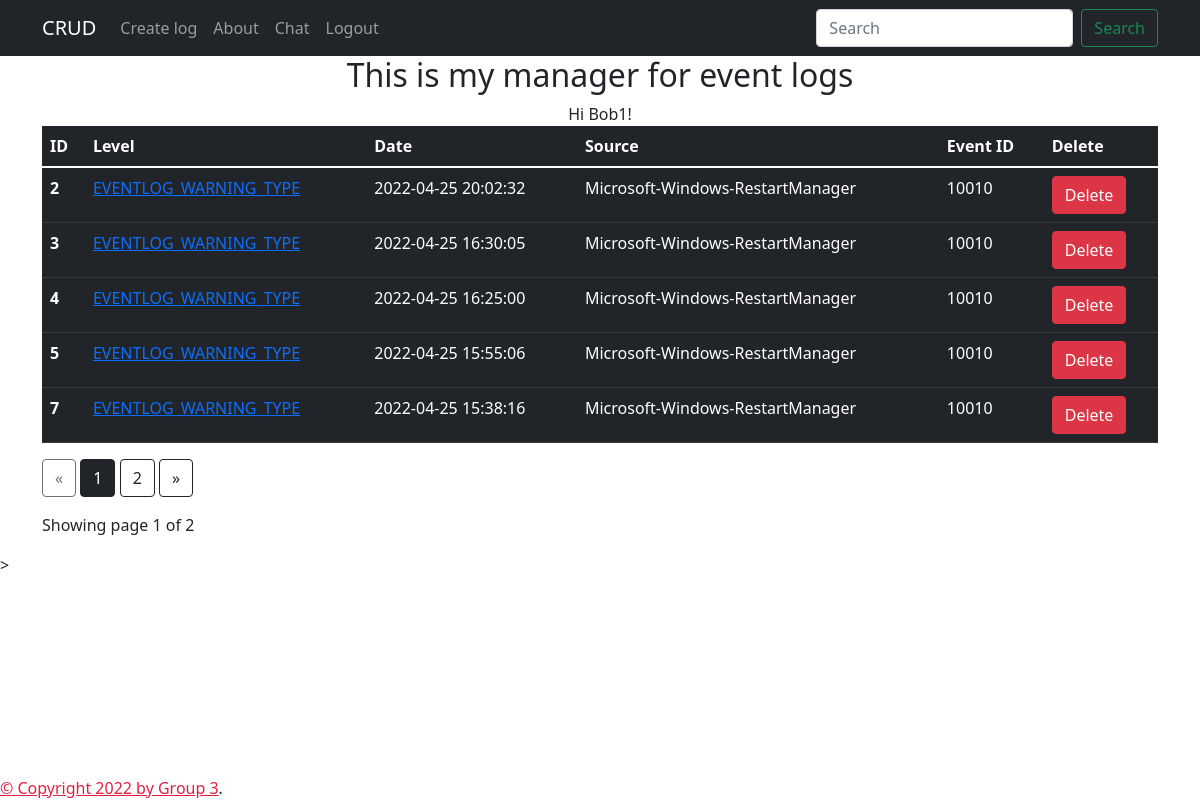
Screenshot of / (signed in) with the database file from the repository.
### models.py (models this page shows, shortened)
class User(db.Model, UserMixin):
    __tablename__ = "user"
    id = db.Column(db.Integer, primary_key=True)
    username = db.Column(db.String(80), unique=True, nullable=False)
    password = db.Column(db.String(300), nullable=False, unique=True)

class Events_model(db.Model):
    __tablename__ = 'event_errors'
    id = db.Column(db.Integer, primary_key=True)
    level = db.Column(db.String(80))
    date_time = db.Column(db.DateTime, default=datetime.utcnow)
    source = db.Column(db.String(80))
    event_id = db.Column(db.Integer())

### app.py (the view)
    @app.route('/')
    @login_required
    def home():
        page = request.args.get('page', type = int)
        application_logs = Events_model.query.paginate(page = page, per_page = 5)
        return render_template('index.html', application_logs=application_logs, name = current_user), 200

### app.py (called while the page is built)
@login_manager.user_loader
def load_user(user_id):
    return User.query.get(int(user_id))

### templates/index.html (shortened to what this page needs)
{% extends "base.html" %}
{% block content %}
<div class="container" style="text-align: center;width: 100%;">
    <h2> This is my manager for event logs</h2>
     Hi {{ current_user.username }}!
</div>
<div class = "container">
      <table class="table table-dark">
        <thead>
          <tr>
            <th scope="col">ID</th>
            <th scope="col">Level</th>
            <th scope="col">Date</th>
            <th scope="col">Source</th>
            <th scope="col">Event ID</th>
            <th scope="col">Delete</th>
          </tr>
        </thead>
        <tbody>
            {% for application_log in application_logs.items %}
        <a href="#">
          <tr>
            <th scope="row">{{application_log.id}}</th>
            <td><a href='/data/{{application_log.id}}/update'>{{application_log.level}}</a></td>
            <td>{{application_log.date_time}}</td>
            <td>{{application_log.source}}</td>
            <td>{{application_log.event_id}}</td>
            <td><a href='/data/{{application_log.id}}/delete' onclick="return confirm('Are you sure you want to delete this item?');" type="button" class="btn btn-danger">Delete</a></td>
          </tr>
        </a>
          {% endfor %}
        </tbody>
      </table>
<div class="text-right">
  <a href="{{ url_for('home', page=application_logs.prev_num) }}"
     class="btn btn-outline-dark
     {% if application_logs.page == 1 %}disabled{% endif %}">
      &laquo;
  </a>
  {% for page_num in application_logs.iter_pages(left_edge=1, right_edge=1, left_current=1, right_current=2) %}{% if page_num %}
          {% if application_logs.page == page_num %}
          <a href="{{ url_for('home', page=page_num) }}"
             class="btn btn-dark">
              {{ page_num }}
          </a>
          {% else %}
          <a href="{{ url_for('home', page=page_num) }}"
             class="btn btn-outline-dark">
              {{ page_num }}
          </a>
          {% endif %}
      {% else %}
          ...
      {% endif %}
  {% endfor %}    <a href="{{ url_for('home', page=application_logs.next_num) }}"
     class="btn btn-outline-dark
     {% if application_logs.page == application_logs.pages %}disabled{% endif %}">
      &raquo;
  </a>
</div>
<p class="text-right mt-3">
 Showing page {{ application_logs.page }} of {{ application_logs.pages }}
</p>
</div>>
{% endblock %}

### templates/base.html (shortened to what this page needs)
<!doctype html>
<html>
  <head>
    {% block head %}
    <link href="https://cdn.jsdelivr.net/npm/bootstrap@5.1.3/dist/css/bootstrap.min.css" rel="stylesheet">
    {% endblock %}
  </head>
  <body style="background: url('https://source.unsplash.com/twukN12EN7c/1920x1080') no-repeat center center fixed;
  -webkit-background-size: cover;
  -moz-background-size: cover;
  background-size: cover;
  -o-background-size: cover;" >
    <div id="header">{% include 'header.html' %} </div>
    <div id="content">{% block content %}{% endblock %}</div>
    <div class="footer fixed-bottom">
      {% block footer %}
      <a style="color: rgb(224, 34, 65);" href="/about"> &copy; Copyright 2022 by Group 3</a>.
      {% endblock %}
    </div>
  </body>
</html>

### templates/header.html (shortened to what this page needs)
<nav class="navbar navbar-expand-lg navbar-dark bg-dark" aria-label="Eighth navbar example">
    <div class="container">
      <a class="navbar-brand" href="/">CRUD</a>
      <div class="collapse navbar-collapse" id="navbarsExample07">
        <ul class="navbar-nav me-auto mb-2 mb-lg-0">
          <li class="nav-item">
            <a class="nav-link" href="/create">Create log</a>
          </li>
        </ul>
      <div class="collapse navbar-collapse" id="navbarsExample07">
        <ul class="navbar-nav me-auto mb-2 mb-lg-0">
          <li class="nav-item">
            <a class="nav-link" href="/about">About</a>
            <li class="nav-item">
              <a class="nav-link" href="/chat">Chat</a>
            </li>
          </li>
        </ul>
        <div class="collapse navbar-collapse" id="navbarsExample">
          <ul class="navbar-nav me-auto mb-2 mb-lg-0">
            <li class="nav-item">
              {% if current_user.username %}
              <a class="nav-link" href="/logout">Logout</a>
              {% else %}
              <a class="nav-link" href="/login">Login</a>
              {% endif %}
            </li>
          </ul>
        <form class="form-inline my-2 my-lg-0" action="/search" method="POST">
            <div class="d-flex flex-row">
            <input class="form-control mx-2" type="search" placeholder="Search" name="id" aria-label="Search">
            <button class="btn btn-outline-success ml-2 my-sm-0" type="submit">Search</button>
        </div>
        </form>
      </div>
    </div>
  </nav>

### rows the page displays
User: username "Bob1"
Events_model: id "2", level "EVENTLOG_WARNING_TYPE", date_time "2022-04-25 20:02:32", source "Microsoft-Windows-RestartManager", event_id "10010"
Events_model: id "3", level "EVENTLOG_WARNING_TYPE", date_time "2022-04-25 16:30:05", source "Microsoft-Windows-RestartManager", event_id "10010"
Events_model: id "4", level "EVENTLOG_WARNING_TYPE", date_time "2022-04-25 16:25:00", source "Microsoft-Windows-RestartManager", event_id "10010"
Events_model: id "5", level "EVENTLOG_WARNING_TYPE", date_time "2022-04-25 15:55:06", source "Microsoft-Windows-RestartManager", event_id "10010"
Events_model: id "7", level "EVENTLOG_WARNING_TYPE", date_time "2022-04-25 15:38:16", source "Microsoft-Windows-RestartManager", event_id "10010"

### other values shown
{{ page_num }} "1"
{{ page_num }} "2"
{{ application_logs.page }} "1"
{{ application_logs.pages }} "2"
